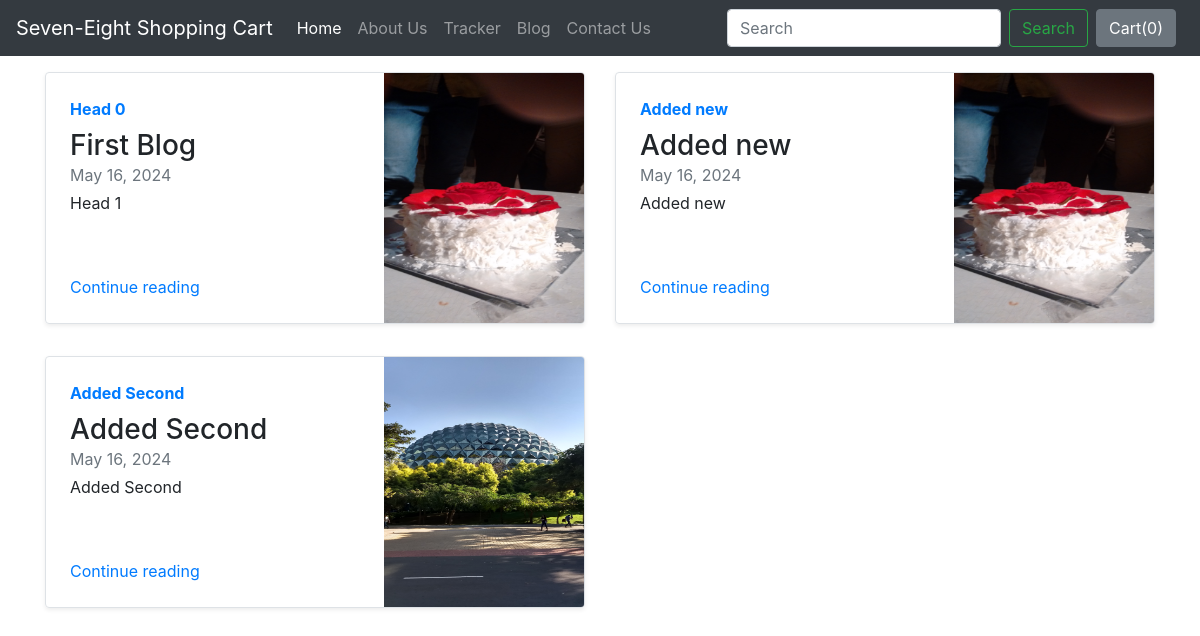
/blog/, run on an earlier commit of the app's database.
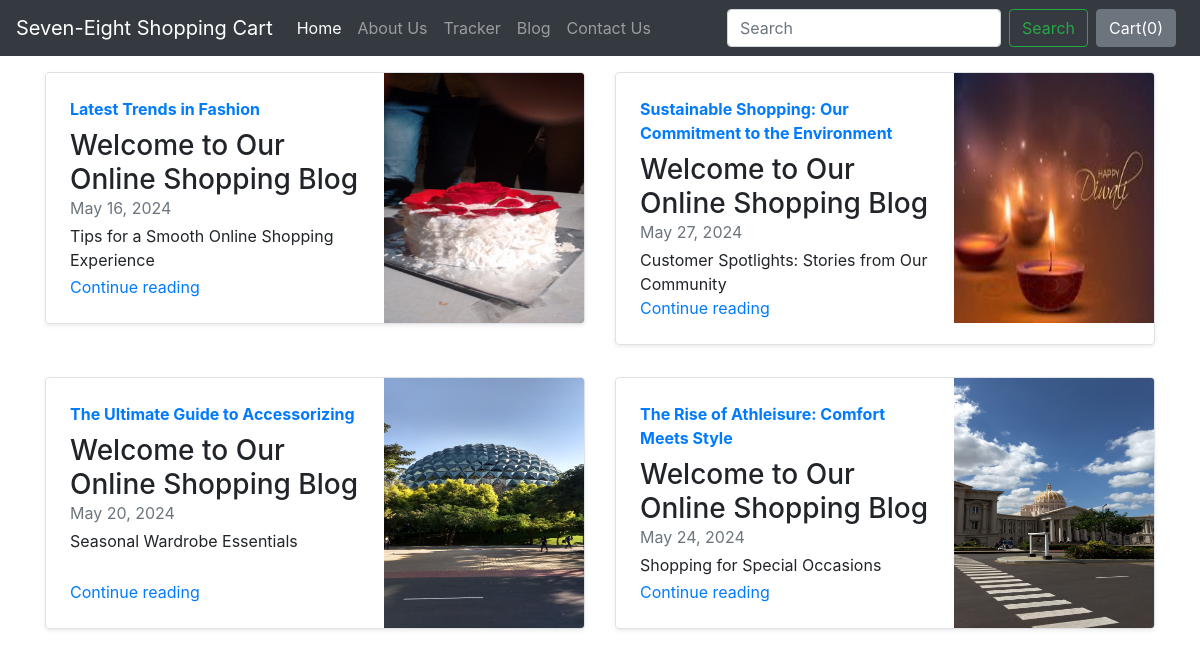
And on a later commit of the database.
### blog/models.py (models this page shows, shortened)
class Blogpost(models.Model):
    post_id = models.AutoField(primary_key= True)
    title = models.CharField(max_length=50)
    head0 = models.CharField(max_length=500, default="")
    chead0 = models.CharField(max_length=5000, default="")
    head1 = models.CharField(max_length=500, default="")
    chead1 = models.CharField(max_length=5000, default="")
    head2 = models.CharField(max_length=500, default="")
    chead2 = models.CharField(max_length=5000, default="")
    pub_date = models.DateField()
    thumbnail = models.ImageField(upload_to='shop/images', default="")

### blog/views.py (the view)
# urls.py: path('', views.index, name="blogHome"),
def index(request):
    myposts = Blogpost.objects.all()
    return render(request, 'blog/index.html',
                  {'myposts': myposts})

### blog/templates/blog/index.html (shortened to what this page needs)
{% extends 'shop/basic.html' %}
{% block body%}
<body>
    <div class="container mt-3">
        <div class="row my-2">
            {% for item in myposts %}
                <div class="col-md-6">
                    <div class="row no-gutters border rounded overflow-hidden flex-md-row mb-4 shadow-sm h-md-250 position-relative">
                        <div class="col p-4 d-flex flex-column position-static">
                            <strong class="d-inline-block mb-2 text-primary">{{item.head0}}</strong>
                            <h3 class="mb-0">{{item.title}}</h3>
                            <div class="mb-1 text-muted">{{item.pub_date}}</div>
                            <p class="card-text mb-auto">{{item.head1}}</p>
                            <a href="blogpost/{{item.post_id}}" class="stretched-link">Continue reading</a>
                        </div>
                        <div class="col-auto d-none d-lg-block">
                            <img src="/media/{{item.thumbnail}}" class="bd-placeholder-img"
                                 width="200" height="250" aria-label="Placeholder: Thumbnail/">
                        </div>
                    </div>
                </div>
                {% if forloop.counter|divisibleby:2 %}
        </div>
        <div class ="row my-2">
                {% endif %}
            {% endfor %}
        </div>
    </div>
  </body>
{% endblock %}

### shop/templates/shop/basic.html (shortened to what this page needs)
<!doctype html>
<html lang="en">
  <head>
    <link rel="stylesheet" href="https://stackpath.bootstrapcdn.com/bootstrap/4.2.1/css/bootstrap.min.css">
  </head>
  <body>
    <nav class="navbar navbar-expand-lg navbar-dark bg-dark">
  <a class="navbar-brand" href="/shop">Seven-Eight Shopping Cart</a>
  <div class="collapse navbar-collapse" id="navbarSupportedContent">
    <ul class="navbar-nav mr-auto">
      <li class="nav-item active">
        <a class="nav-link" href="/shop">Home <span class="sr-only">(current)</span></a>
      </li>
      <li class="nav-item">
        <a class="nav-link" href="/shop/about">About Us</a>
      </li>
      <li class="nav-item">
        <a class="nav-link" href="/shop/tracker">Tracker</a>
      </li>
      <li class="nav-item">
        <a class="nav-link" href="/blog">Blog</a>
      </li>
      <li class="nav-item">
        <a class="nav-link" href="/shop/contact">Contact Us</a>
      </li>
    </ul>
    <form method='get' action='/shop/search/' class="form-inline my-2 my-lg-0">
      <input class="form-control mr-sm-2" type="search" placeholder="Search" aria-label="Search"
             name="search" id="search">
      <button class="btn btn-outline-success my-2 my-sm-0" type="submit">Search</button>
    </form>
    <button type="button" class="btn btn-secondary mx-2" id="popcart" data-container="body" data-toggle="popover" data-placement="bottom" data-html="true" data-content="Vivamus
sagittis lacus vel augue laoreet rutrum faucibus.">
  Cart(<span id="cart">0</span>)
</button>
  </div>
</nav>
  {% block body %} {% endblock %}
  </body>
</html>

What changed in the data, as far as the page shows it:
removed Blogpost: head0 "Added new", title "Added new", pub_date "May 16, 2024", head1 "Added new", thumbnail (picture)
changed Blogpost: head0 "Head 0" → "Latest Trends in Fashion"; title "First Blog" → "Welcome to Our Online Shopping Blog"; head1 "Head 1" → "Tips for a Smooth Online Shopping Experience"
added Blogpost: head0 "Sustainable Shopping: Our Commitment to the Environment", title "Welcome to Our Online Shopping Blog", pub_date "May 27, 2024", head1 "Customer Spotlights: Stories from Our Community", thumbnail (picture)
changed Blogpost: head0 "Added Second" → "The Ultimate Guide to Accessorizing"; title "Added Second" → "Welcome to Our Online Shopping Blog"; pub_date "May 16, 2024" → "May 20, 2024"; head1 "Added Second" → "Seasonal Wardrobe Essentials"
added Blogpost: head0 "The Rise of Athleisure: Comfort Meets Style", title "Welcome to Our Online Shopping Blog", pub_date "May 24, 2024", head1 "Shopping for Special Occasions", thumbnail (picture)
